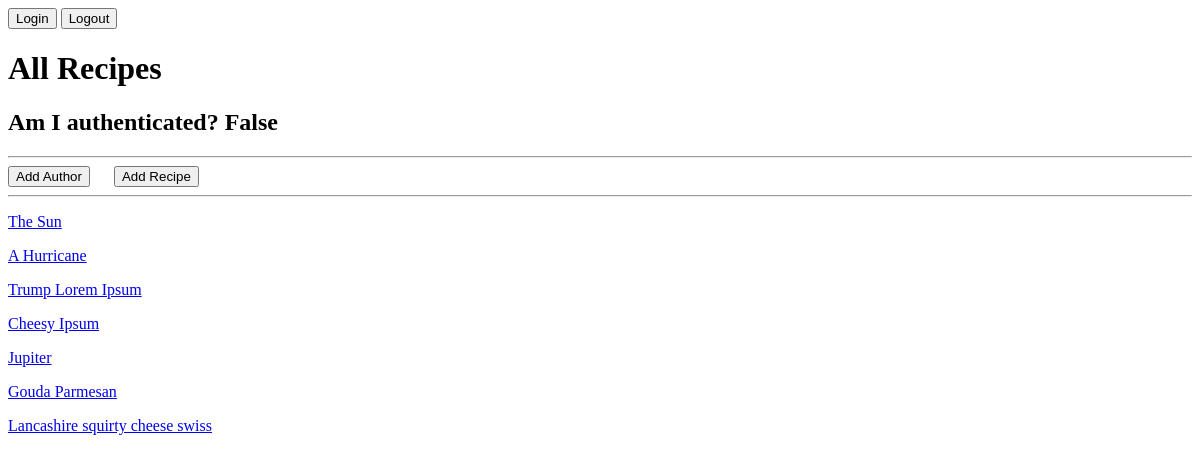
The app's page /, older data.
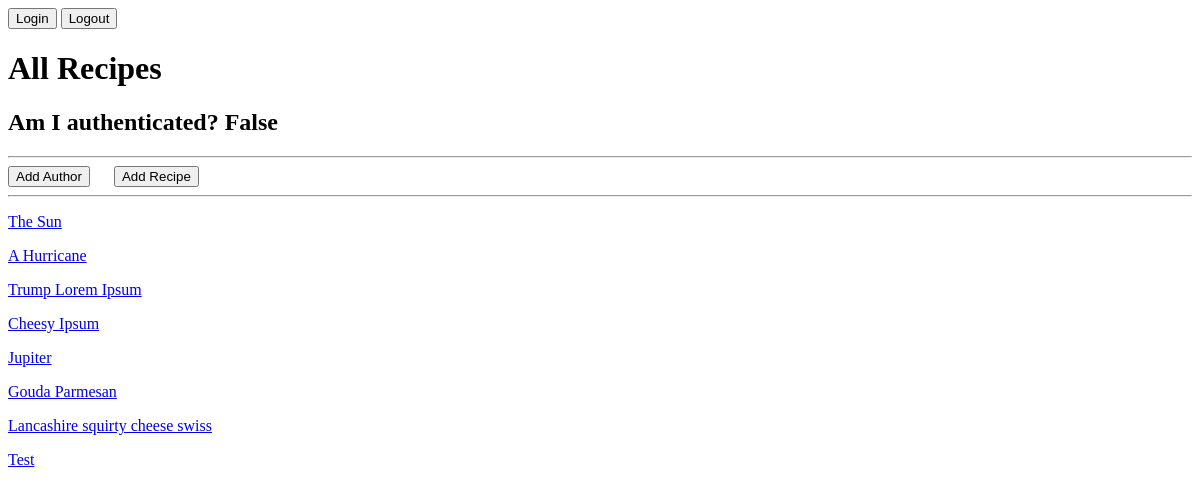
The same page, newer data.
### cookbook/models.py (models this page shows, shortened)
class Recipe(models.Model):
    title = models.CharField(max_length=50)
    author = models.ForeignKey(Author, on_delete=models.CASCADE)
    description = models.TextField()
    time_required = models.CharField(max_length=30)
    instructions = models.TextField()

### cookbook/views.py (the view)
# urls.py: path('', main, name="homepage"),
def main(request):
    recipes = Recipe.objects.all()
    return render(request, 'main.html', {'recipes': recipes,
                                         'addauthor': author_form_view,
                                         'addrecipe': recipe_form_view})

### templates/main.html (shortened to what this page needs)
<!DOCTYPE html>
<html lang="en">
<head>
</head>
<body>
    <header>
        {% if request.user.is_authenticated %}
            <a href="/logout"><button type="button">Logout</button></a>
            <a disabled href="/loginpage"><button type="button">Logged in as {{ request.user.username }}</button></a>
        {% else %}
            <a href="/loginpage"><button type="button">Login</button></a>
            <a hreflang="You must be logged in to log out" disabled href="/logout"><button type="button">Logout</button></a>
        {% endif %}
    </header>
    <main>
        <h1>All Recipes</h1>
        <h2>Am I authenticated? {{ request.user.is_authenticated }}</h2>
        <hr>
        <div>
            <a style="padding-right: 20px" href="/addauthor"><button type="button">Add Author</button></a>
            <a href="/addrecipe"><button type="button">Add Recipe</button></a>
        </div>
        <hr>
        <div>
            {% for recipe in recipes %}
            <div>
                <p><a href="/recipe/{{ recipe.id }}">{{ recipe.title }}</a></p>
            </div>
            {% endfor %}
        </div>
    </main>
</body>
</html>

Row changes from the older to the newer data that the page shows:
added Recipe: title "Test"
